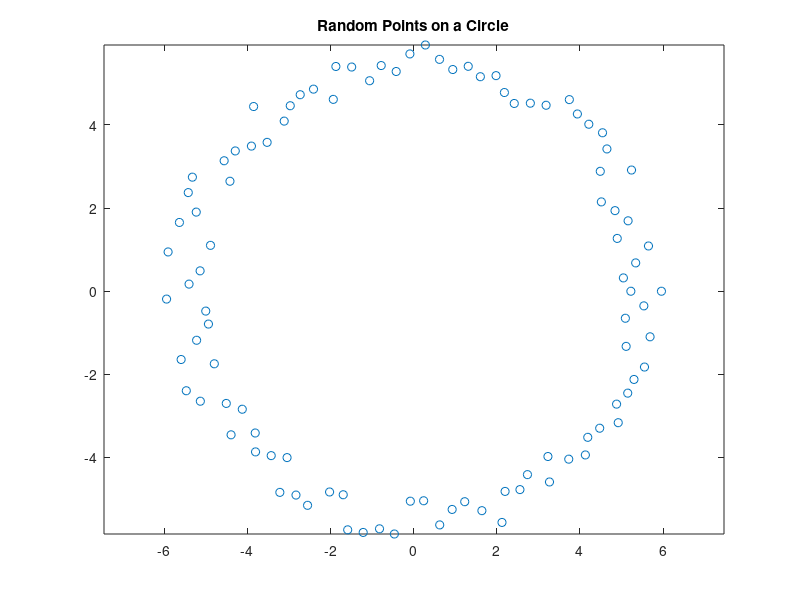

MATLAB code for this plot:
% Day 047: Random Circle Points
theta = linspace(0, 2*pi, 100);
r = 5 + rand(1, 100);
x = r .* cos(theta);
y = r .* sin(theta);
plot(x, y, 'o'); axis equal;
title('Random Points on a Circle');
